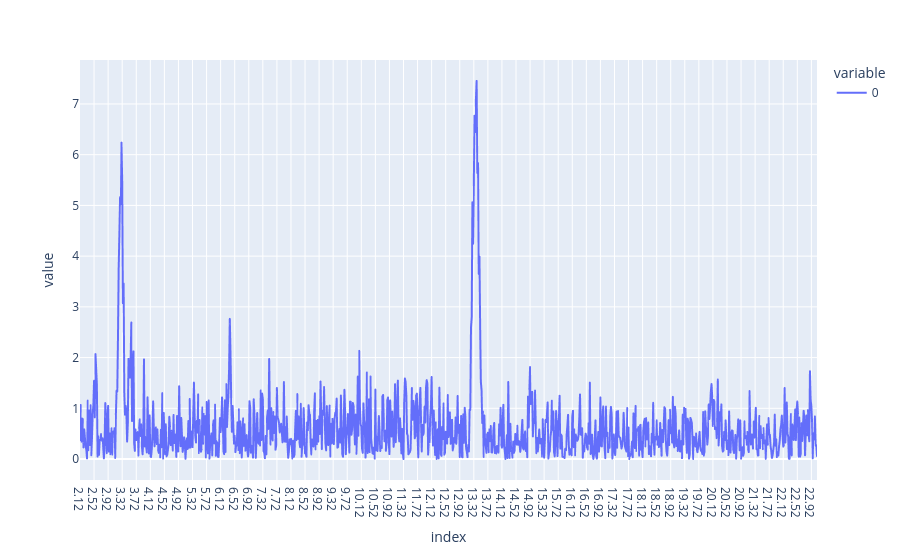

Notebook code for this chart:
### Code cell
# PLS-DA with optimized latent variables
from modeling import pls_optimized

plsda_results = pls_optimized(
    Xcalclass_prep, 
    ycalclass,
    LVmax=1,
    Xpred=Xpredclass_prep,
    ypred=ypredclass,
    aim='classification',
    cv=10
)

# Convenience references used later
pls_model = plsda_results[3]               # fitted PLS model
vip_scores_mat = plsda_results[4]          # VIP scores matrix (features × LV)
y_pred_cont = plsda_results[5].iloc[:, -1] # continuous predictions for Xcalclass (used for MI/Cov)

# plotando o vip scores rapidamente
vip_scores_mat.T.plot()
#plsda_results[0]

### Figure 1 — Plotly figure (JSON) as saved in the notebook; plotly's stock layout.template omitted (floating-point values rounded to 4 significant figures; data arrays with more than 128 entries replaced by an {"elided": "..."} marker saying what was removed)
{"data": [{"hovertemplate": "variable=0<br>index=%{x}<br>value=%{y}<extra></extra>", "legendgroup": "0", "line": {"color": "#636efa", "dash": "solid"}, "marker": {"symbol": "circle"}, "mode": "lines", "name": "0", "showlegend": true, "type": "scattergl", "x": {"elided": "1049 str values"}, "xaxis": "x", "y": {"elided": "1049 float values"}, "yaxis": "y"}], "layout": {"legend": {"title": {"text": "variable"}, "tracegroupgap": 0}, "margin": {"t": 60}, "xaxis": {"anchor": "y", "domain": [0, 1], "title": {"text": "index"}}, "yaxis": {"anchor": "x", "domain": [0, 1], "title": {"text": "value"}}}}
